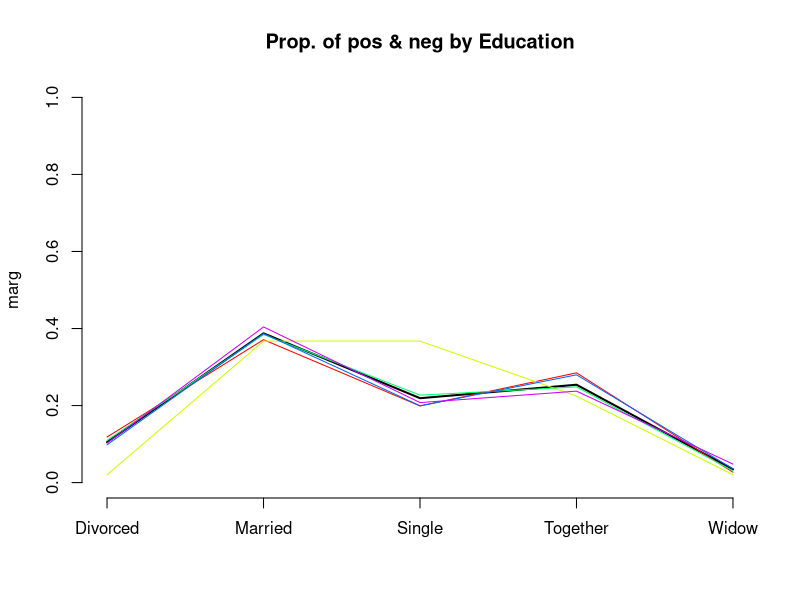
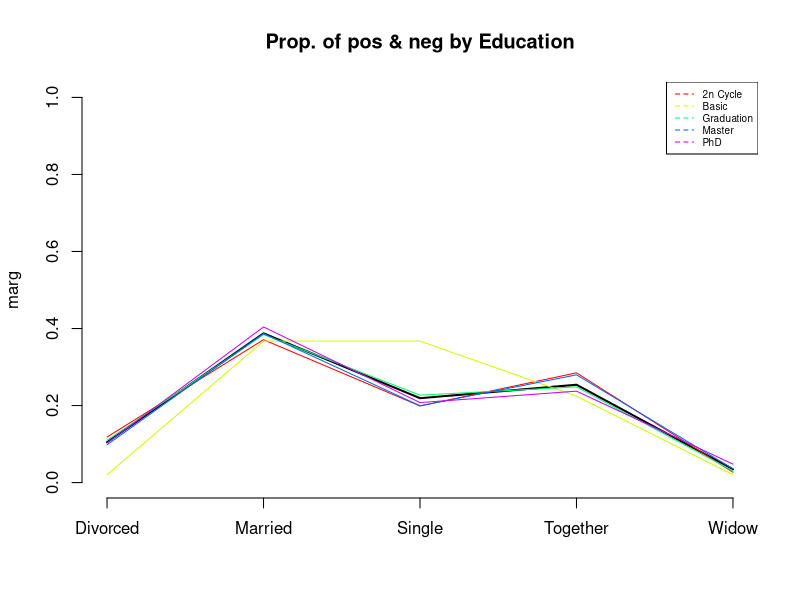
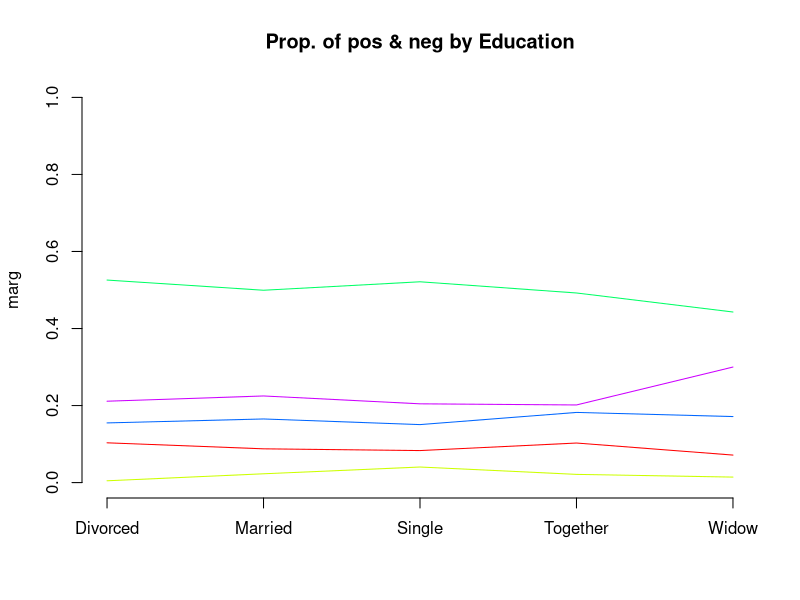
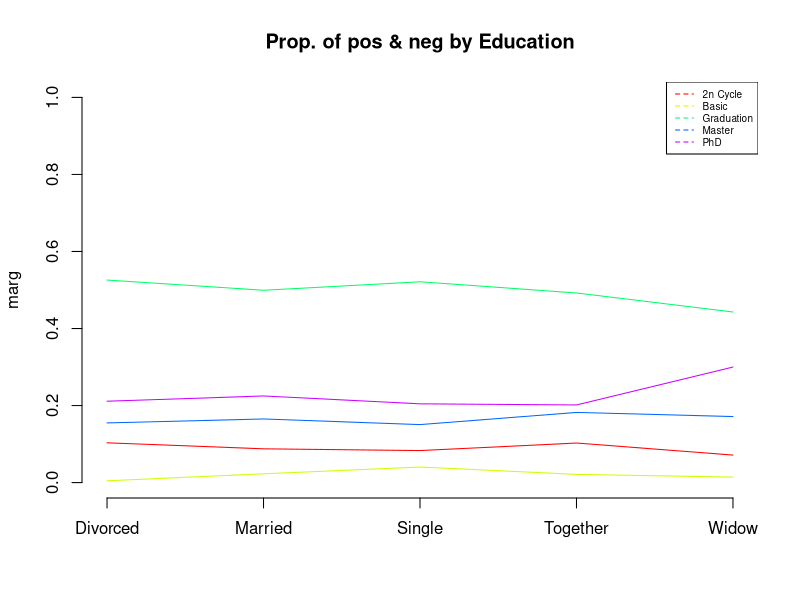
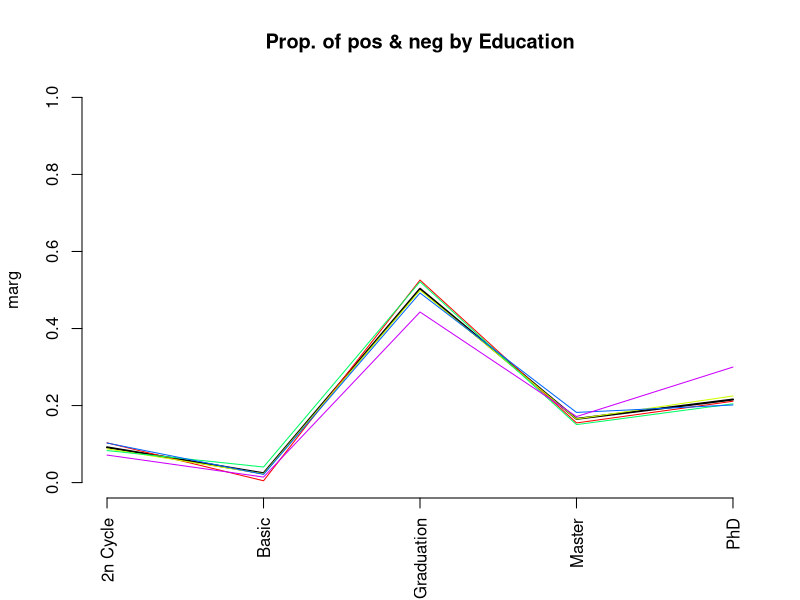
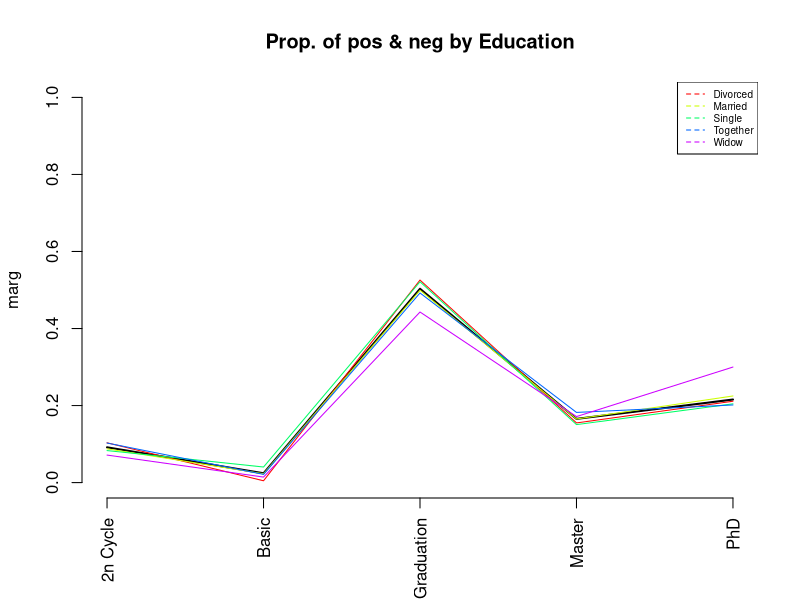
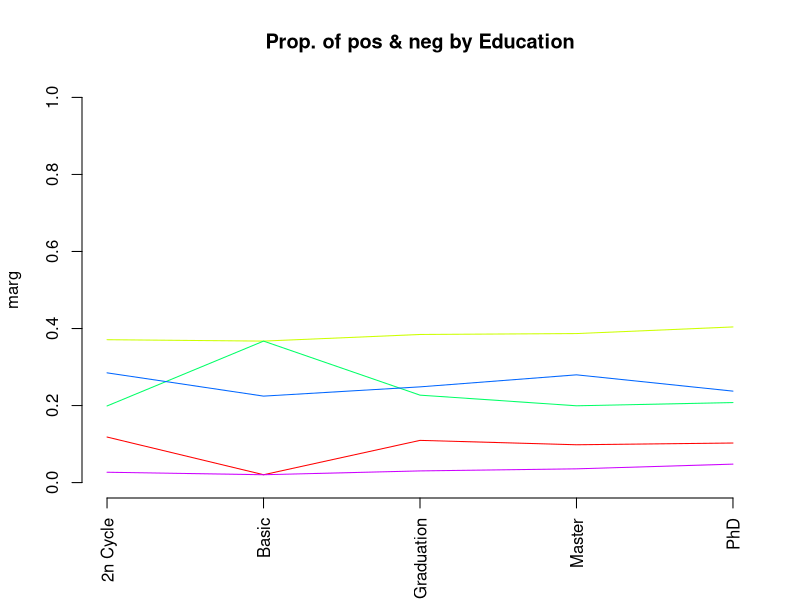
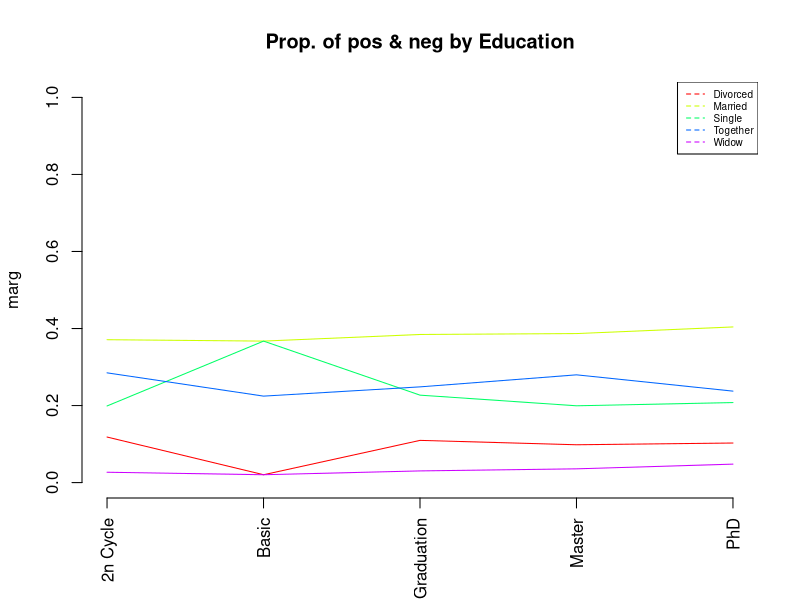

These charts were generated, in order, by the following R code:
#  READING CREDSCO_BIN
# load("d:/karina/docencia/DataMiningEI/Practiques/2CredscoProfiling/credscok_bin")

#read data only if required
setwd("C:/Users/Michel/Desktop/UPC/Q5/MD/MD-D4")
dd <- read.table("ifood_enriched.csv",header=T, sep=",", dec='.');

names(dd)

attach(dd)

#Dictamen    <- as.factor(Dictamen)
#levels(Dictamen) <- c(NA, "positiu","negatiu")


#Calcula els valor test de la variable Xnum per totes les modalitats del factor P
ValorTestXnum <- function(Xnum,P){
  #freq dis of fac
  nk <- as.vector(table(P)); 
  n <- sum(nk); 
  #mitjanes x grups
  xk <- tapply(Xnum,P,mean);
  #valors test
  txk <- (xk-mean(Xnum))/(sd(Xnum)*sqrt((n-nk)/(n*nk))); 
  #p-values
  pxk <- pt(txk,n-1,lower.tail=F);
  for(c in 1:length(levels(as.factor(P)))){if (pxk[c]>0.5){pxk[c]<-1-pxk[c]}}
  return (pxk)
}




ValorTestXquali <- function(P,Xquali){
  taula <- table(P,Xquali);
  n <- sum(taula); 
  pk <- apply(taula,1,sum)/n;
  pj <- apply(taula,2,sum)/n;
  pf <- taula/(n*pk);
  pjm <- matrix(data=pj,nrow=dim(pf)[1],ncol=dim(pf)[2], byrow=TRUE);      
  dpf <- pf - pjm; 
  dvt <- sqrt(((1-pk)/(n*pk))%*%t(pj*(1-pj))); 
  #i hi ha divisions iguals a 0 dona NA i no funciona
  zkj <- dpf
  zkj[dpf!=0]<-dpf[dpf!=0]/dvt[dpf!=0]; 
  pzkj <- pnorm(zkj,lower.tail=F);
  for(c in 1:length(levels(as.factor(P)))){for (s in 1:length(levels(Xquali))){if (pzkj[c,s]> 0.5){pzkj[c,s]<-1- pzkj[c,s]}}}
  return (list(rowpf=pf,vtest=zkj,pval=pzkj))
}


#source("file")
#dades contain the dataset
dades<-dd
#dades<-dd[filtro,]
#dades<-df
K<-dim(dades)[2]
par(ask=TRUE)


#P must contain the class variable
P<-dd[,2]
#P<-c2
#P<-dd[,18]
nameP<-"MaritalSts"
#P<-df[,33]

nc<-length(levels(factor(P)))
nc
pvalk <- matrix(data=0,nrow=nc,ncol=K, dimnames=list(levels(P),names(dades)))
nameP<-"Class"
n<-dim(dades)[1]

for(k in 1:K){
  if (is.numeric(dades[,k])){ 
    print(paste("Anàlisi per classes de la Variable:", names(dades)[k]))
    
    boxplot(dades[,k]~P, main=paste("Boxplot of", names(dades)[k], "vs", nameP ), horizontal=TRUE)
    
    barplot(tapply(dades[[k]], P, mean),main=paste("Means of", names(dades)[k], "by", nameP ))
    abline(h=mean(dades[[k]]))
    legend(0,mean(dades[[k]]),"global mean",bty="n")
    print("Estadístics per groups:")
    for(s in levels(as.factor(P))) {print(summary(dades[P==s,k]))}
    o<-oneway.test(dades[,k]~P)
    print(paste("p-valueANOVA:", o$p.value))
    kw<-kruskal.test(dades[,k]~P)
    print(paste("p-value Kruskal-Wallis:", kw$p.value))
    pvalk[,k]<-ValorTestXnum(dades[,k], P)
    print("p-values ValorsTest: ")
    print(pvalk[,k])      
  }else{
    if(class(dd[,k])=="Date"){
      print(summary(dd[,k]))
      print(sd(dd[,k]))
      #decide breaks: weeks, months, quarters...
      hist(dd[,k],breaks="weeks")
    }else{
      #qualitatives
      print(paste("Variable", names(dades)[k]))
      table<-table(P,dades[,k])
      #   print("Cross-table")
      #   print(table)
      rowperc<-prop.table(table,1)
      
      colperc<-prop.table(table,2)
      #  print("Distribucions condicionades a files")
      # print(rowperc)
      
      #ojo porque si la variable es true o false la identifica amb el tipus Logical i
      #aquest no te levels, por tanto, coertion preventiva
      
      dades[,k]<-as.factor(dades[,k])
      
      
      marg <- table(as.factor(P))/n
      print(append("Categories=",levels(as.factor(dades[,k]))))
      
      #from next plots, select one of them according to your practical case
      plot(marg,type="l",ylim=c(0,1),main=paste("Prop. of pos & neg by",names(dades)[k]))
      paleta<-rainbow(length(levels(dades[,k])))
      for(c in 1:length(levels(dades[,k]))){lines(colperc[,c],col=paleta[c]) }
      
      #with legend
      plot(marg,type="l",ylim=c(0,1),main=paste("Prop. of pos & neg by",names(dades)[k]))
      paleta<-rainbow(length(levels(dades[,k])))
      for(c in 1:length(levels(dades[,k]))){lines(colperc[,c],col=paleta[c]) }
      legend("topright", levels(dades[,k]), col=paleta, lty=2, cex=0.6)
      
      #condicionades a classes
      print(append("Categories=",levels(dades[,k])))
      plot(marg,type="n",ylim=c(0,1),main=paste("Prop. of pos & neg by",names(dades)[k]))
      paleta<-rainbow(length(levels(dades[,k])))
      for(c in 1:length(levels(dades[,k]))){lines(rowperc[,c],col=paleta[c]) }
      
      #with legend
      plot(marg,type="n",ylim=c(0,1),main=paste("Prop. of pos & neg by",names(dades)[k]))
      paleta<-rainbow(length(levels(dades[,k])))
      for(c in 1:length(levels(dades[,k]))){lines(rowperc[,c],col=paleta[c]) }
      legend("topright", levels(dades[,k]), col=paleta, lty=2, cex=0.6)
      
      #amb variable en eix d'abcisses
      marg <-table(dades[,k])/n
      print(append("Categories=",levels(dades[,k])))
      plot(marg,type="l",ylim=c(0,1),main=paste("Prop. of pos & neg by",names(dades)[k]), las=3)
      #x<-plot(marg,type="l",ylim=c(0,1),main=paste("Prop. of pos & neg by",names(dades)[k]), xaxt="n")
      #text(x=x+.25, y=-1, adj=1, levels(CountryName), xpd=TRUE, srt=25, cex=0.7)
      paleta<-rainbow(length(levels(as.factor(P))))
      for(c in 1:length(levels(as.factor(P)))){lines(rowperc[c,],col=paleta[c]) }
      
      #with legend
      plot(marg,type="l",ylim=c(0,1),main=paste("Prop. of pos & neg by",names(dades)[k]), las=3)
      for(c in 1:length(levels(as.factor(P)))){lines(rowperc[c,],col=paleta[c])}
      legend("topright", levels(as.factor(P)), col=paleta, lty=2, cex=0.6)
      
      #condicionades a columna 
      plot(marg,type="n",ylim=c(0,1),main=paste("Prop. of pos & neg by",names(dades)[k]), las=3)
      paleta<-rainbow(length(levels(as.factor(P))))
      for(c in 1:length(levels(as.factor(P)))){lines(colperc[c,],col=paleta[c]) }
      
      #with legend
      plot(marg,type="n",ylim=c(0,1),main=paste("Prop. of pos & neg by",names(dades)[k]), las=3)
      for(c in 1:length(levels(as.factor(P)))){lines(colperc[c,],col=paleta[c])}
      legend("topright", levels(as.factor(P)), col=paleta, lty=2, cex=0.6)
      
      table<-table(dades[,k],P)
      print("Cross Table:")
      print(table)
      print("Distribucions condicionades a columnes:")
      print(colperc)
      
      #diagrames de barres apilades                                         
      
      paleta<-rainbow(length(levels(dades[,k])))
      barplot(table(dades[,k], as.factor(P)), beside=FALSE,col=paleta )
      
      barplot(table(dades[,k], as.factor(P)), beside=FALSE,col=paleta )
      legend("topright",levels(as.factor(dades[,k])),pch=1,cex=0.5, col=paleta)
      
      #diagrames de barres adosades
      barplot(table(dades[,k], as.factor(P)), beside=TRUE,col=paleta )
      
      barplot(table(dades[,k], as.factor(P)), beside=TRUE,col=paleta)
      legend("topright",levels(as.factor(dades[,k])),pch=1,cex=0.5, col=paleta)
      
      print("Test Chi quadrat: ")
      print(chisq.test(dades[,k], as.factor(P)))
      
      print("valorsTest:")
      print( ValorTestXquali(P,dades[,k]))
      #calcular els pvalues de les quali
    }
  }
}#endfor

#descriptors de les classes més significatius. Afegir info qualits
for (c in 1:length(levels(as.factor(P)))) {
  if(!is.na(levels(as.factor(P))[c])){
    print(paste("P.values per class:",levels(as.factor(P))[c]));
    print(sort(pvalk[c,]), digits=3) 
  }
}

#afegir la informacio de les modalitats de les qualitatives a la llista de pvalues i fer ordenacio global

#saving the dataframe in an external file
#write.table(dd, file = "ifood_enriched.csv", sep = ",", na = "NA", dec = ".", row.names = FALSE, col.names = TRUE)


